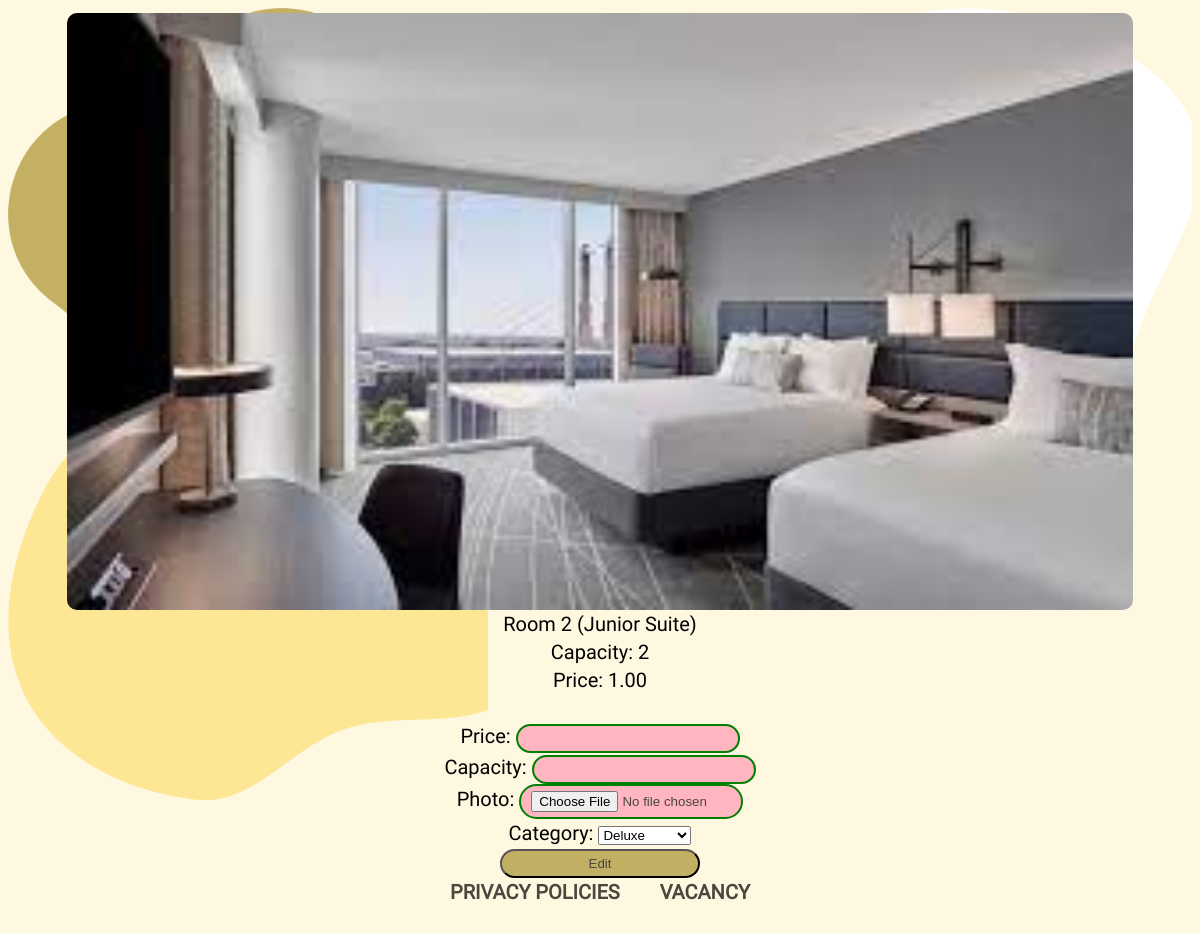
Screenshot of /hotel/room/2 (signed in) with the database file from the repository.
### hotel/models.py (models this page shows)
class Room(models.Model):
    category = models.ForeignKey(Category, on_delete=models.CASCADE)
    capacity = models.IntegerField()
    price = models.DecimalField(max_digits=8, decimal_places=2)
    photo = models.ImageField(upload_to='static/rooms/', blank=True)
    def __str__(self):
        return f"Room {self.id} ({self.category})"

class Category(models.Model):
    name = models.CharField(max_length=50)
    def __str__(self):
        return self.name

### hotel/views.py (the view, shortened to what this page needs)
# urls.py: path('room/<int:room_id>', views.room_detail, name='room_id'),
def room_detail(request, room_id):
    def check_date_periods(start1, end1, start2, end2):
        if start1 < end2 and start2 < end1:
            return True
        else:
            return False
    form = get_object_or_404(Room, id=room_id)
    categories = Category.objects.all()
    coupon = ''
    count = ''
    return render(request, 'hotel/room_detail.html',
                  {'form': form, 'categories': categories, 'coupon': coupon, 'count': count})

### hotel/templates/hotel/room_detail.html (shortened to what this page needs)
{% extends 'hotel/base_hotel.html' %}
{% block head %}
<link rel="stylesheet" href="/static/css/news.css">
{% endblock %}
{% block content %}
{% load static %}
<div style="text-align: center;">
    <img class="myimg" src="/{{ form.photo }}" alt="My image">
    <div>{{ form }}</div>
    <div>Capacity: {{ form.capacity }}</div>
    <label>Price: </label> <label id="price">{{ form.price }}</label>
    <br><br>
{% if user.is_superuser %}
<form method="POST" enctype="multipart/form-data">
    <div style="text-align: center;">
        <label>Price:</label>
        <input class="input-1" type="number" min="0" step="any" name="price" required><br>
        <label>Capacity:</label>
        <input class="input-1" type="number" min="0" max="10" name="capacity" required><br>
        <label>Photo:</label>
        <input class="input-1" type="file" name="photo" required><br>
        <label>Category:</label>
        <select class="register-button" name="select">
            {% for category in categories %}
            <option value="{{ category.id }}"> {{ category.name }}</option>
            {% endfor %}
        </select><br>
        <button class="button-1" name="edit_room">Edit</button>
    </div>
</form>
{%endif%}
{% endblock %}

### static/css/base.css (style rules this page uses)
body { font-family: 'PrimaryFont', Arial, sans-serif; font-size: 1.25rem; background: rgb(255, 248, 225); line-height: 1.4; height: 100vh; }

### static/css/other.css (style rules this page uses)
.input-1 { width: 200px; padding: 5px 10px; border: 2px solid rgb(74, 71, 62); border-radius: 40px; color: rgb(74, 71, 62); background-color: rgb(193, 176, 99); transition: background-color 0.5s, border-radius 0.5s; }
.input-1[required] { background-color: lightpink; }
.input-1:enabled { border: 2px solid green; }

### static/css/news.css (style rules this page uses)
.myimg { display: block; margin: 0 auto; border-radius: 10px; width: 90%; transition: transform 0.3s; }

### rows the page displays
Room: photo (picture), id+category "Room 2 (Junior Suite)", capacity "2", price "1.00"

### other values shown
form field select "Deluxe"
